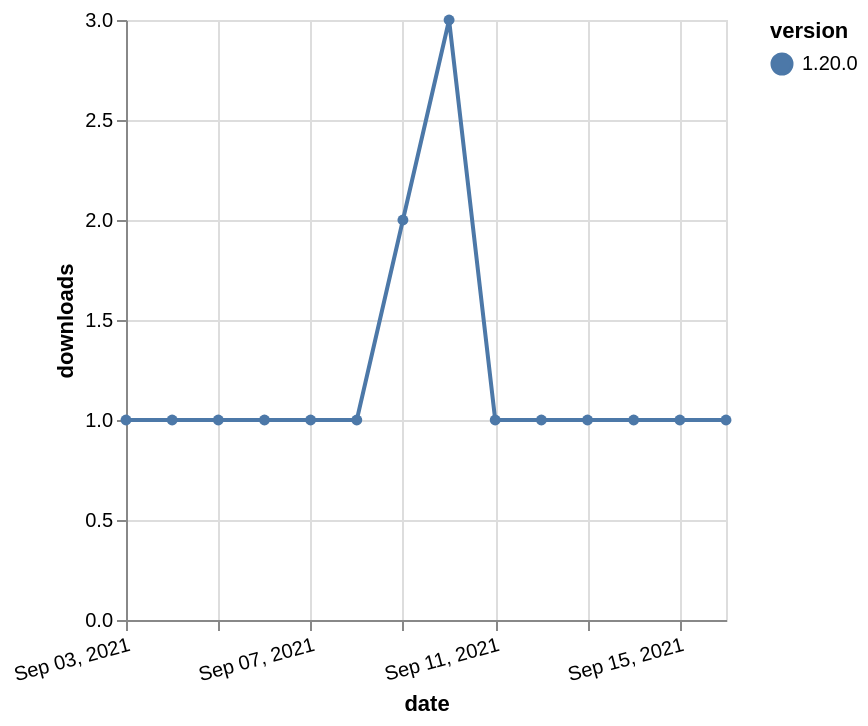

Specify this chart in Vega-Lite:
### Vega-Lite specification from a JSON file in a GitHub repository (floating-point values rounded to 4 significant figures)
{"$schema": "https://vega.github.io/schema/vega-lite/v5.json", "description": "A simple bar chart with embedded data.", "data": {"values": [{"date": "2021-09-03", "total": 263, "delta": 1, "version": "1.20.0"}, {"date": "2021-09-04", "total": 264, "delta": 1, "version": "1.20.0"}, {"date": "2021-09-05", "total": 265, "delta": 1, "version": "1.20.0"}, {"date": "2021-09-06", "total": 266, "delta": 1, "version": "1.20.0"}, {"date": "2021-09-07", "total": 267, "delta": 1, "version": "1.20.0"}, {"date": "2021-09-08", "total": 268, "delta": 1, "version": "1.20.0"}, {"date": "2021-09-09", "total": 270, "delta": 2, "version": "1.20.0"}, {"date": "2021-09-10", "total": 273, "delta": 3, "version": "1.20.0"}, {"date": "2021-09-11", "total": 274, "delta": 1, "version": "1.20.0"}, {"date": "2021-09-12", "total": 275, "delta": 1, "version": "1.20.0"}, {"date": "2021-09-13", "total": 276, "delta": 1, "version": "1.20.0"}, {"date": "2021-09-14", "total": 277, "delta": 1, "version": "1.20.0"}, {"date": "2021-09-15", "total": 278, "delta": 1, "version": "1.20.0"}, {"date": "2021-09-16", "total": 279, "delta": 1, "version": "1.20.0"}]}, "width": "container", "mark": {"type": "line", "point": {"filled": true}}, "encoding": {"x": {"field": "date", "type": "temporal", "timeUnit": "yearmonthdate", "title": "date", "axis": {"labelAngle": -15}}, "y": {"field": "delta", "type": "quantitative", "title": "downloads"}, "color": {"field": "version", "type": "nominal"}, "tooltip": {"field": "delta"}}}
